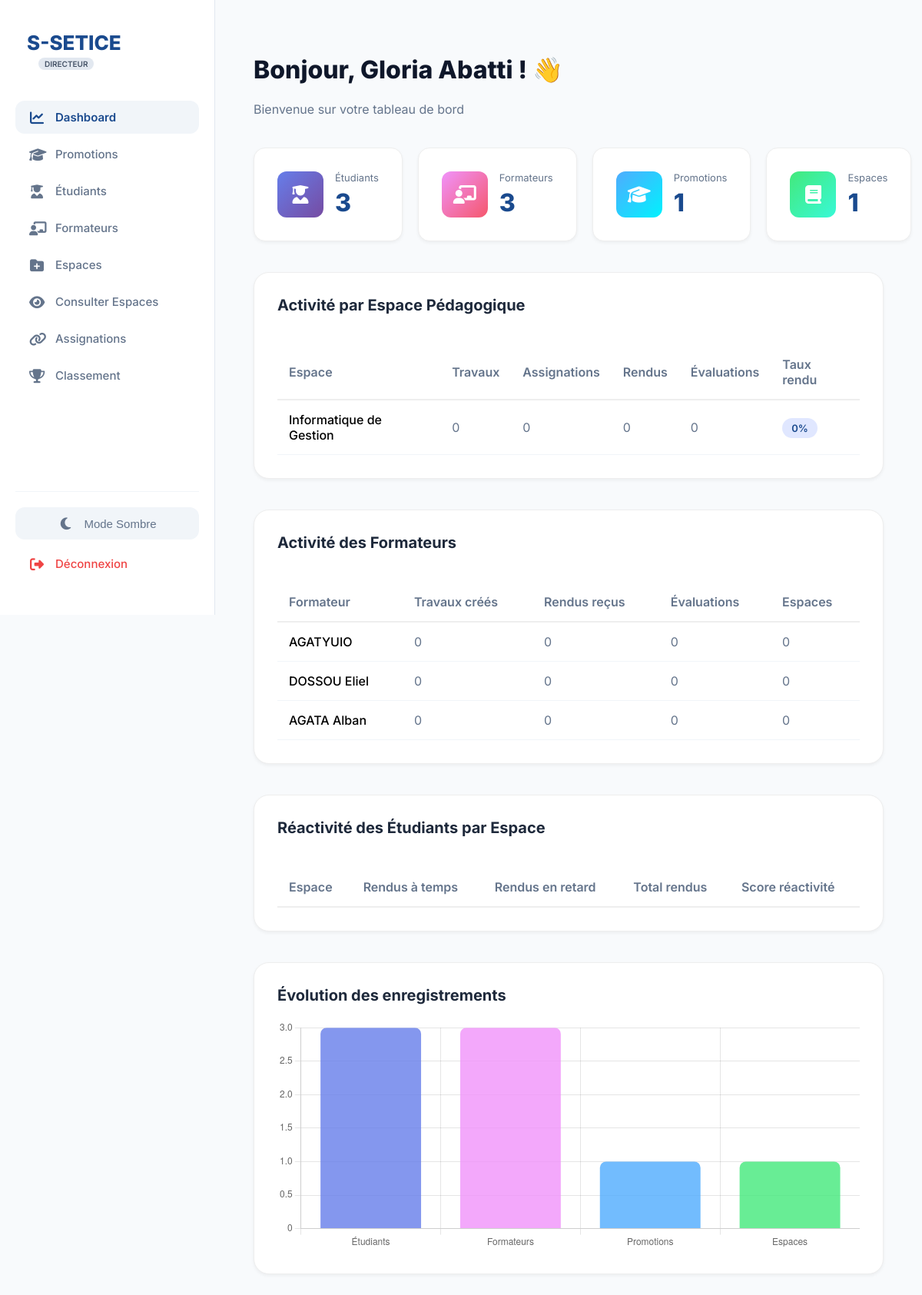
The app's page /views/dashboard.php (signed in), older data.
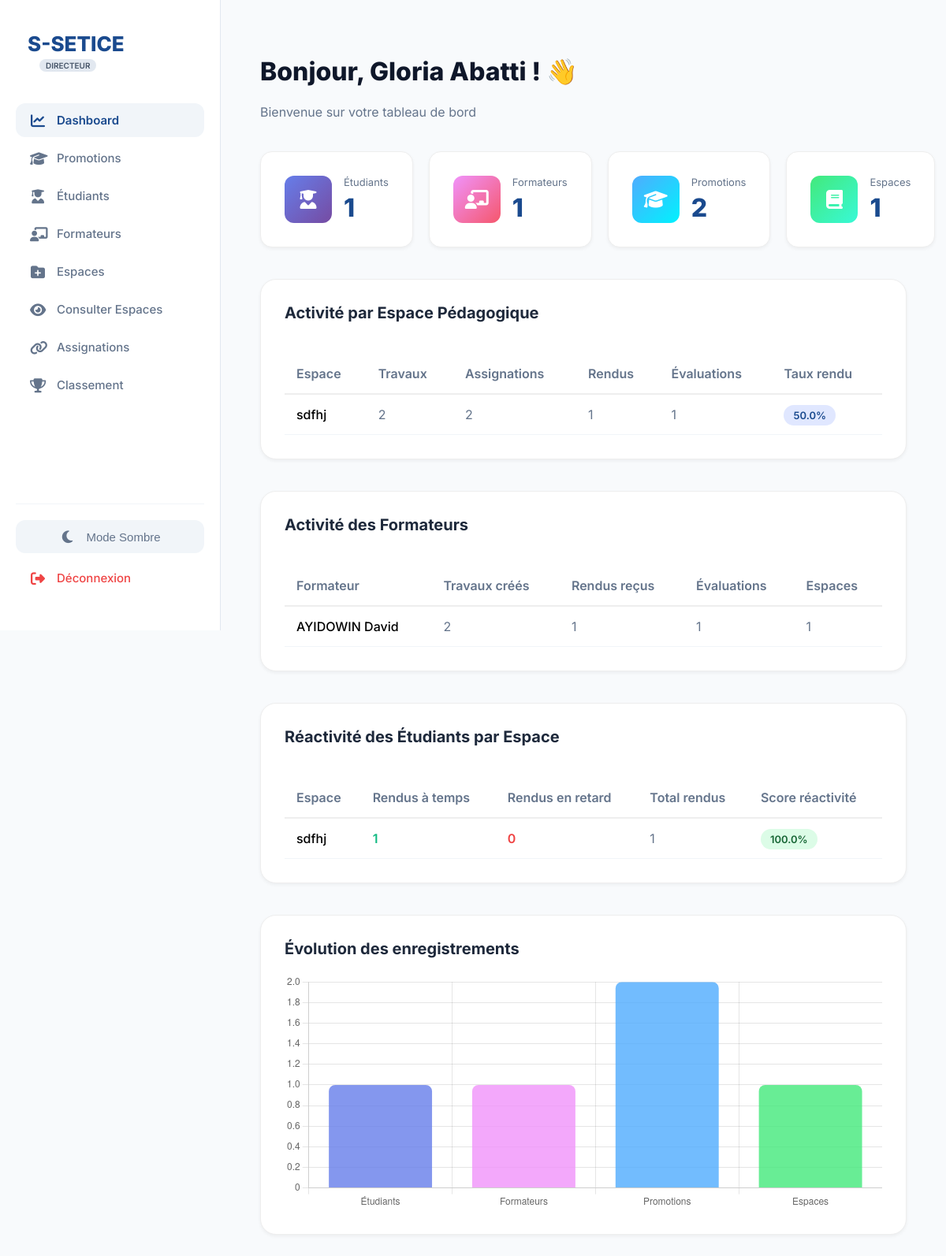
The same page, newer data.
### tables this page shows
CREATE TABLE IF NOT EXISTS `formateurs` (
  `id` int NOT NULL AUTO_INCREMENT,
  `nom` varchar(100) DEFAULT NULL,
  `email` varchar(150) DEFAULT NULL,
  `id_utilisateur` int DEFAULT NULL,
  PRIMARY KEY (`id`),
  UNIQUE KEY `email` (`email`)
);

### views/dashboard.php (the view, shortened to what the changed rows need)
<?php
require_once('../config/db.php');
$countEtu = $pdo->query("SELECT COUNT(*) FROM etudiants")->fetchColumn();
$countProf = $pdo->query("SELECT COUNT(*) FROM formateurs")->fetchColumn();
$countPromo = $pdo->query("SELECT COUNT(*) FROM promotions")->fetchColumn();
$countEspaces = $pdo->query("SELECT COUNT(*) FROM espaces_pedagogiques")->fetchColumn();
$stmtEspacesStats = $pdo->prepare("
    SELECT
        ep.nom_espace,
        COUNT(DISTINCT t.id) as nb_travaux,
        COUNT(DISTINCT at.id) as nb_assignations,
        COUNT(DISTINCT rt.id) as nb_rendus,
        COUNT(DISTINCT ev.id) as nb_evaluations,
        ROUND(
            (COUNT(DISTINCT rt.id) * 100.0 / NULLIF(COUNT(DISTINCT at.id), 0)), 1
        ) as taux_rendu
    FROM espaces_pedagogiques ep
    LEFT JOIN travaux t ON ep.id = t.id_espace
    LEFT JOIN assignations_travaux at ON t.id = at.id_travail
    LEFT JOIN rendus_travaux rt ON at.id = rt.id_assignation
    LEFT JOIN evaluations ev ON rt.id = ev.id_rendu
    GROUP BY ep.id, ep.nom_espace
    ORDER BY nb_travaux DESC
    LIMIT 10
");
$stmtEspacesStats->execute();
$espaces_stats = $stmtEspacesStats->fetchAll();
$stmtFormateursActivity = $pdo->prepare("
    SELECT
        f.id,
        f.nom,
        COUNT(DISTINCT t.id) as nb_travaux_crees,
        COUNT(DISTINCT rt.id) as nb_rendus_recus,
        COUNT(DISTINCT ev.id) as nb_evaluations_faites,
        COUNT(DISTINCT ep.id) as nb_espaces
    FROM formateurs f
    LEFT JOIN travaux t ON f.id = t.id_formateur
    LEFT JOIN assignations_travaux at ON t.id = at.id_travail
    LEFT JOIN rendus_travaux rt ON at.id = rt.id_assignation
    LEFT JOIN evaluations ev ON rt.id = ev.id_rendu
    LEFT JOIN espaces_pedagogiques ep ON t.id_espace = ep.id
    GROUP BY f.id, f.nom
    ORDER BY nb_travaux_crees DESC
    LIMIT 10
");
$stmtFormateursActivity->execute();
$formateurs_activity = $stmtFormateursActivity->fetchAll();
$stmtStudentReactivity = $pdo->prepare("
    SELECT
        ep.nom_espace,
        COUNT(CASE WHEN rt.est_en_retard = 0 THEN 1 END) as rendus_a_temps,
        COUNT(CASE WHEN rt.est_en_retard = 1 THEN 1 END) as rendus_en_retard,
        COUNT(rt.id) as total_rendus,
        ROUND(
            AVG(CASE
                WHEN rt.date_rendu <= t.date_limite THEN 100
                WHEN rt.date_rendu > t.date_limite THEN
                    GREATEST(0, 100 - DATEDIFF(rt.date_rendu, t.date_limite))
                ELSE 0
            END), 1
        ) as score_reactvite_moyen
    FROM espaces_pedagogiques ep
    JOIN travaux t ON ep.id = t.id_espace
    JOIN assignations_travaux at ON t.id = at.id_travail
    JOIN rendus_travaux rt ON at.id = rt.id_assignation
    GROUP BY ep.id, ep.nom_espace
    HAVING total_rendus > 0
    ORDER BY score_reactvite_moyen DESC
    LIMIT 10
");
$stmtStudentReactivity->execute();
$student_reactivity = $stmtStudentReactivity->fetchAll();
?>
<!DOCTYPE html>
<html lang="fr">
<head>
    <link rel="stylesheet" href="https://cdnjs.cloudflare.com/ajax/libs/font-awesome/6.4.0/css/all.min.css">
</head>
<body style="margin:0; font-family:'Inter', sans-serif; background:#f8fafc;">
    <?php include('../includes/sidebar.php'); ?>
    <main style="margin-left: 280px; padding: 50px;">
        <header style="margin-bottom: 40px;">
            <h1 style="font-weight: 800; color: #0f172a; font-size: 32px;">
                Bonjour, <?= htmlspecialchars($_SESSION['nom']) ?> ! 👋
            </h1>
        </header>
        <div style="display: grid; grid-template-columns: repeat(4, 1fr); gap: 20px; margin-bottom: 40px;">
            <div style="background:white; padding:30px; border-radius:15px; border:1px solid #eee; box-shadow: 0 2px 4px rgba(0,0,0,0.05);">
                <div style="display: flex; align-items: center; gap: 15px;">
                    <div>
                        <p style="color:#64748b; font-size:13px; margin:0;">Étudiants</p>
                        <h2 style="margin:5px 0 0 0; color:#1a4a8e; font-size: 32px; font-weight: 800;"><?= $countEtu ?></h2>
                    </div>
                </div>
            </div>
            <div style="background:white; padding:30px; border-radius:15px; border:1px solid #eee; box-shadow: 0 2px 4px rgba(0,0,0,0.05);">
                <div style="display: flex; align-items: center; gap: 15px;">
                    <div>
                        <p style="color:#64748b; font-size:13px; margin:0;">Formateurs</p>
                        <h2 style="margin:5px 0 0 0; color:#1a4a8e; font-size: 32px; font-weight: 800;"><?= $countProf ?></h2>
                    </div>
                </div>
            </div>
            <div style="background:white; padding:30px; border-radius:15px; border:1px solid #eee; box-shadow: 0 2px 4px rgba(0,0,0,0.05);">
                <div style="display: flex; align-items: center; gap: 15px;">
                    <div>
                        <p style="color:#64748b; font-size:13px; margin:0;">Promotions</p>
                        <h2 style="margin:5px 0 0 0; color:#1a4a8e; font-size: 32px; font-weight: 800;"><?= $countPromo ?></h2>
                    </div>
                </div>
            </div>
            <div style="background:white; padding:30px; border-radius:15px; border:1px solid #eee; box-shadow: 0 2px 4px rgba(0,0,0,0.05);">
                <div style="display: flex; align-items: center; gap: 15px;">
                    <div>
                        <h2 style="margin:5px 0 0 0; color:#1a4a8e; font-size: 32px; font-weight: 800;"><?= $countEspaces ?></h2>
                    </div>
                </div>
            </div>
        </div>
        <div style="background:white; padding:30px; border-radius:20px; border:1px solid #eee; margin-bottom:40px; box-shadow: 0 2px 4px rgba(0,0,0,0.05);">
            <div style="overflow-x: auto;">
                <table style="width:100%; border-collapse:collapse; margin-top: 20px;">
                    <thead>
                        <tr style="text-align:left; border-bottom:2px solid #eee;">
                            <th style="padding:15px; color: #64748b; font-weight: 600;">Espace</th>
                            <th style="padding:15px; color: #64748b; font-weight: 600;">Travaux</th>
                            <th style="padding:15px; color: #64748b; font-weight: 600;">Assignations</th>
                            <th style="padding:15px; color: #64748b; font-weight: 600;">Rendus</th>
                            <th style="padding:15px; color: #64748b; font-weight: 600;">Évaluations</th>
                            <th style="padding:15px; color: #64748b; font-weight: 600;">Taux rendu</th>
                        </tr>
                    </thead>
                    <tbody>
                        <?php foreach($espaces_stats as $espace): ?>
                        <tr style="border-bottom:1px solid #f1f5f9;">
                            <td style="padding:15px; font-weight: 500;"><?= htmlspecialchars($espace['nom_espace']) ?></td>
                            <td style="padding:15px; color: #64748b;"><?= $espace['nb_travaux'] ?></td>
                            <td style="padding:15px; color: #64748b;"><?= $espace['nb_assignations'] ?></td>
                            <td style="padding:15px; color: #64748b;"><?= $espace['nb_rendus'] ?></td>
                            <td style="padding:15px; color: #64748b;"><?= $espace['nb_evaluations'] ?></td>
                            <td style="padding:15px;">
                                <span style="background: #e0e7ff; color: #1a4a8e; padding: 5px 12px; border-radius: 20px; font-weight: 600; font-size: 13px;">
                                    <?= $espace['taux_rendu'] ?? 0 ?>%
                                </span>
                            </td>
                        </tr>
                        <?php endforeach; ?>
                    </tbody>
                </table>
            </div>
        </div>
        <div style="background:white; padding:30px; border-radius:20px; border:1px solid #eee; margin-bottom:40px; box-shadow: 0 2px 4px rgba(0,0,0,0.05);">
            <div style="overflow-x: auto;">
                <table style="width:100%; border-collapse:collapse; margin-top: 20px;">
                    <thead>
                        <tr style="text-align:left; border-bottom:2px solid #eee;">
                            <th style="padding:15px; color: #64748b; font-weight: 600;">Formateur</th>
                            <th style="padding:15px; color: #64748b; font-weight: 600;">Travaux créés</th>
                            <th style="padding:15px; color: #64748b; font-weight: 600;">Rendus reçus</th>
                            <th style="padding:15px; color: #64748b; font-weight: 600;">Évaluations</th>
                            <th style="padding:15px; color: #64748b; font-weight: 600;">Espaces</th>
                        </tr>
                    </thead>
                    <tbody>
                        <?php foreach($formateurs_activity as $formateur): ?>
                        <tr style="border-bottom:1px solid #f1f5f9;">
                            <td style="padding:15px; font-weight: 500;"><?= htmlspecialchars($formateur['nom']) ?></td>
                            <td style="padding:15px; color: #64748b;"><?= $formateur['nb_travaux_crees'] ?></td>
                            <td style="padding:15px; color: #64748b;"><?= $formateur['nb_rendus_recus'] ?></td>
                            <td style="padding:15px; color: #64748b;"><?= $formateur['nb_evaluations_faites'] ?></td>
                            <td style="padding:15px; color: #64748b;"><?= $formateur['nb_espaces'] ?></td>
                        </tr>
                        <?php endforeach; ?>
                    </tbody>
                </table>
            </div>
        </div>
        <div style="background:white; padding:30px; border-radius:20px; border:1px solid #eee; margin-bottom:40px; box-shadow: 0 2px 4px rgba(0,0,0,0.05);">
            <div style="overflow-x: auto;">
                <table style="width:100%; border-collapse:collapse; margin-top: 20px;">
                    <thead>
                        <tr style="text-align:left; border-bottom:2px solid #eee;">
                            <th style="padding:15px; color: #64748b; font-weight: 600;">Espace</th>
                            <th style="padding:15px; color: #64748b; font-weight: 600;">Rendus à temps</th>
                            <th style="padding:15px; color: #64748b; font-weight: 600;">Rendus en retard</th>
                            <th style="padding:15px; color: #64748b; font-weight: 600;">Total rendus</th>
                            <th style="padding:15px; color: #64748b; font-weight: 600;">Score réactivité</th>
                        </tr>
                    </thead>
                    <tbody>
                        <?php foreach($student_reactivity as $reactivity): ?>
                        <tr style="border-bottom:1px solid #f1f5f9;">
                            <td style="padding:15px; font-weight: 500;"><?= htmlspecialchars($reactivity['nom_espace']) ?></td>
                            <td style="padding:15px; color: #10b981; font-weight: 600;"><?= $reactivity['rendus_a_temps'] ?></td>
                            <td style="padding:15px; color: #ef4444; font-weight: 600;"><?= $reactivity['rendus_en_retard'] ?></td>
                            <td style="padding:15px; color: #64748b;"><?= $reactivity['total_rendus'] ?></td>
                            <td style="padding:15px;">
                                <span style="background: <?= $reactivity['score_reactvite_moyen'] >= 80 ? '#dcfce7' : ($reactivity['score_reactvite_moyen'] >= 60 ? '#fef3c7' : '#fee2e2') ?>; color: <?= $reactivity['score_reactvite_moyen'] >= 80 ? '#166534' : ($reactivity['score_reactvite_moyen'] >= 60 ? '#92400e' : '#dc2626') ?>; padding: 5px 12px; border-radius: 20px; font-weight: 600; font-size: 13px;">
                                    <?= $reactivity['score_reactvite_moyen'] ?>%
                                </span>
                            </td>
                        </tr>
                        <?php endforeach; ?>
                    </tbody>
                </table>
            </div>
        </div>
        <div style="background:white; padding:30px; border-radius:20px; border:1px solid #eee; margin-bottom:40px; box-shadow: 0 2px 4px rgba(0,0,0,0.05);">
            <h3 style="margin-top:0; color:#1e293b; font-size: 20px; font-weight: 700;">Évolution des enregistrements</h3>
            <canvas id="myChart" style="max-height: 300px;"></canvas>
        </div>
    </main>
    <script>
        const ctx = document.getElementById('myChart');
        new Chart(ctx, {
            type: 'bar',
            data: {
                labels: ['Étudiants', 'Formateurs', 'Promotions', 'Espaces'],
                datasets: [{
                    label: 'Volume Total',
                    data: [<?= $countEtu ?>, <?= $countProf ?>, <?= $countPromo ?>, <?= $countEspaces ?>],
                    backgroundColor: [
                        'rgba(102, 126, 234, 0.8)',
                        'rgba(240, 147, 251, 0.8)',
                        'rgba(79, 172, 254, 0.8)',
                        'rgba(67, 233, 123, 0.8)'
                    ],
                    borderRadius: 8
                }]
            },
            options: {
                scales: {
                    y: { beginAtZero: true }
                },
                plugins: {
                    legend: {
                        display: false
                    }
                }
            }
        });
    </script>
</body>
</html>

Row changes from the older to the newer data that the page shows:
removed formateurs: nom "AGATYUIO", nb_travaux_crees "0", nb_rendus_recus "0", nb_evaluations_faites "0", nb_espaces "0"
removed formateurs: nom "DOSSOU Eliel", nb_travaux_crees "0", nb_rendus_recus "0", nb_evaluations_faites "0", nb_espaces "0"
removed formateurs: nom "AGATA Alban", nb_travaux_crees "0", nb_rendus_recus "0", nb_evaluations_faites "0", nb_espaces "0"
added formateurs: nom "AYIDOWIN David", nb_travaux_crees "2", nb_rendus_recus "1", nb_evaluations_faites "1", nb_espaces "1"
Text that changed along with them:
$countEtu: "3" → "1"
$countProf: "3" → "1"
$countPromo: "1" → "2"
chart data {{ $countEtu }}: 3 → 1
chart data {{ $countProf }}: 3 → 1
chart data {{ $countPromo }}: 1 → 2
new list line: "sdfhj 2 2 1 1 50.0 %"
new list line: "sdfhj 1 0 1 100.0 %"
list line gone: "Informatique de Gestion 0 0 0 0 0 %"
